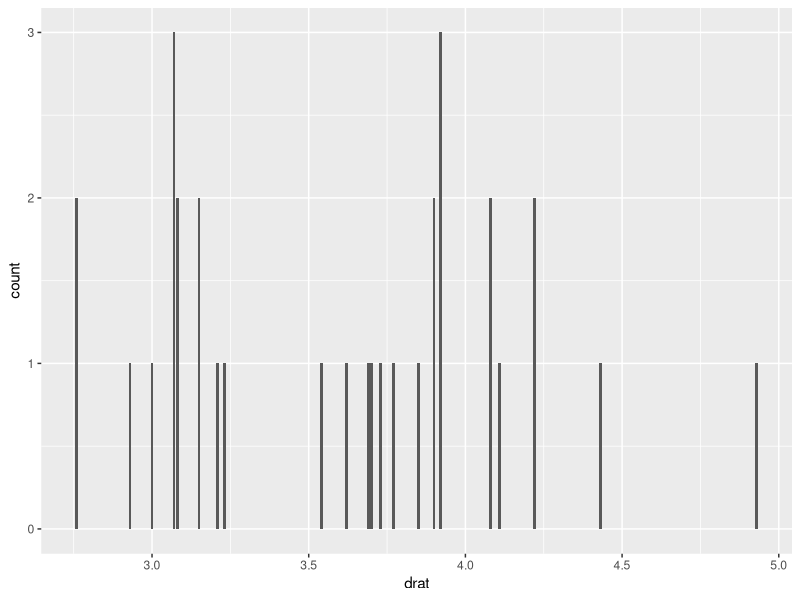
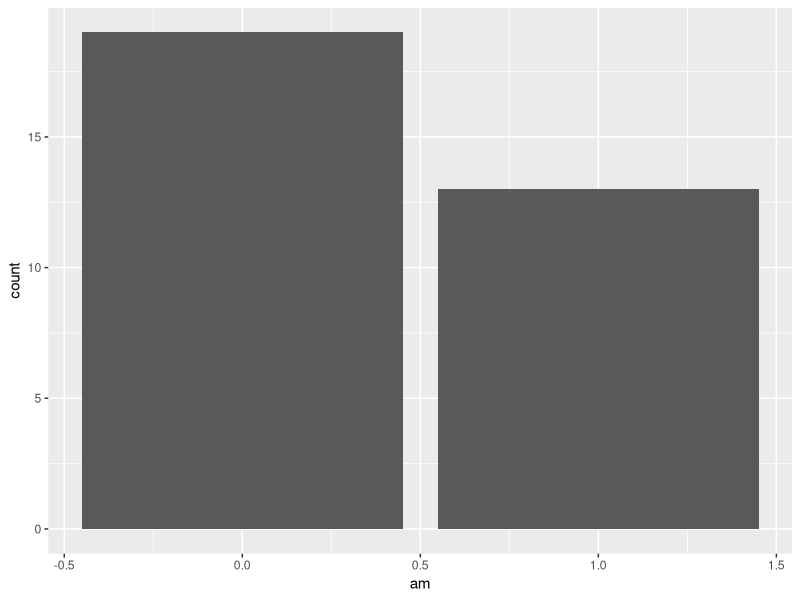
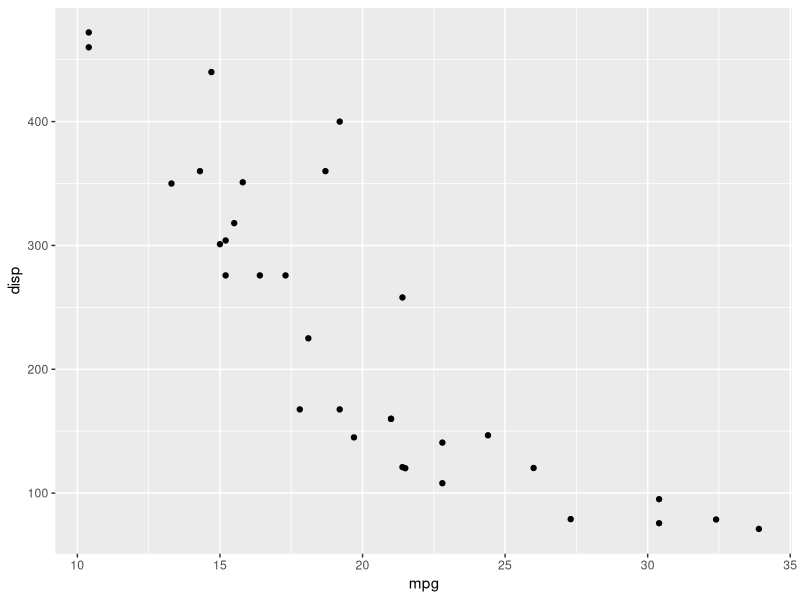
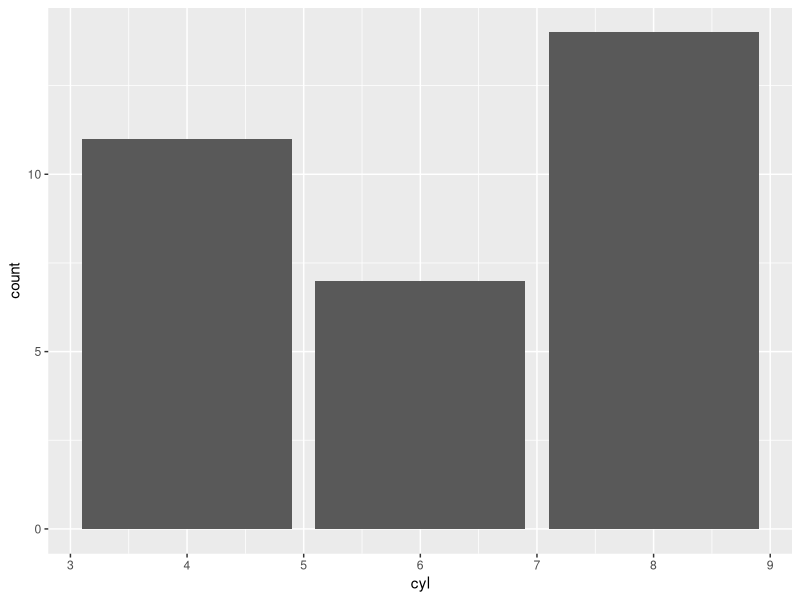
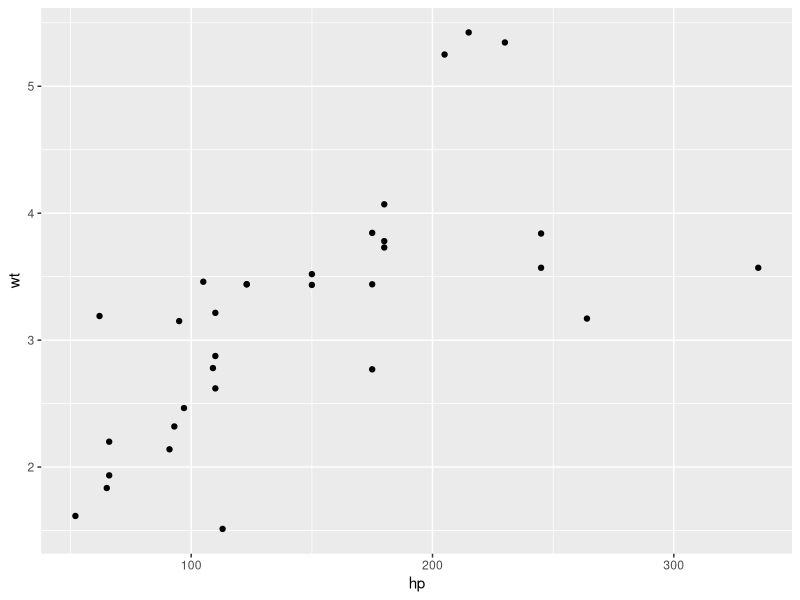

Here is the R script that generated these plots, in order:
library(ggplot2)

one <- ggplot(data = mtcars) +
  geom_point(mapping = aes(x = mpg, y = disp))

two <- ggplot(data = mtcars) +
  geom_point(mapping = aes(x = hp, y = wt))

three <- ggplot(data = mtcars) +
  geom_bar(mapping = aes(x = cyl))

four <- ggplot(data = mtcars) +
  geom_bar(mapping = aes(x = am))

five <- ggplot(data = mtcars) +
  geom_bar(mapping = aes(x = drat))
